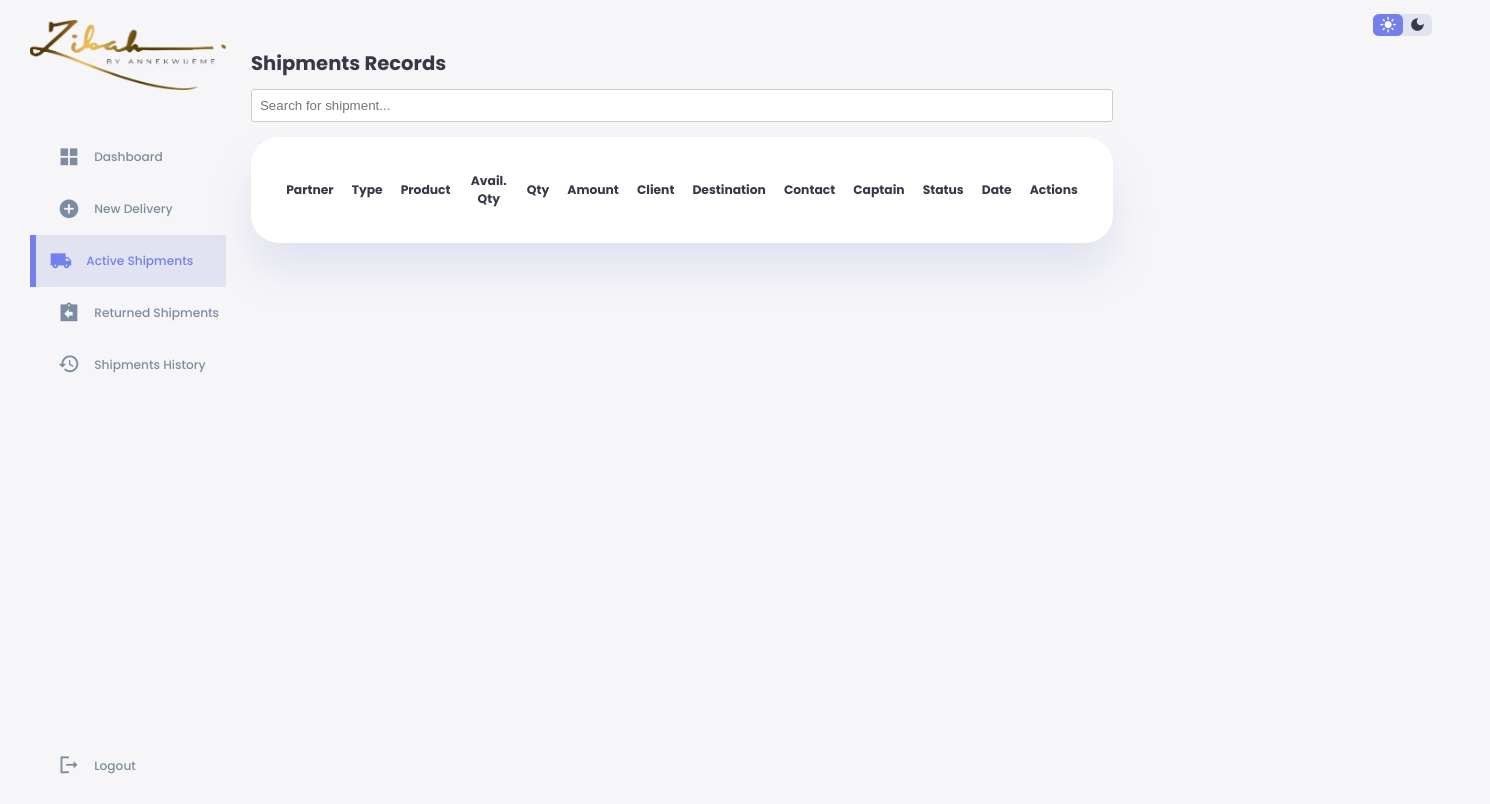
The page /records.php on the database as committed earlier.
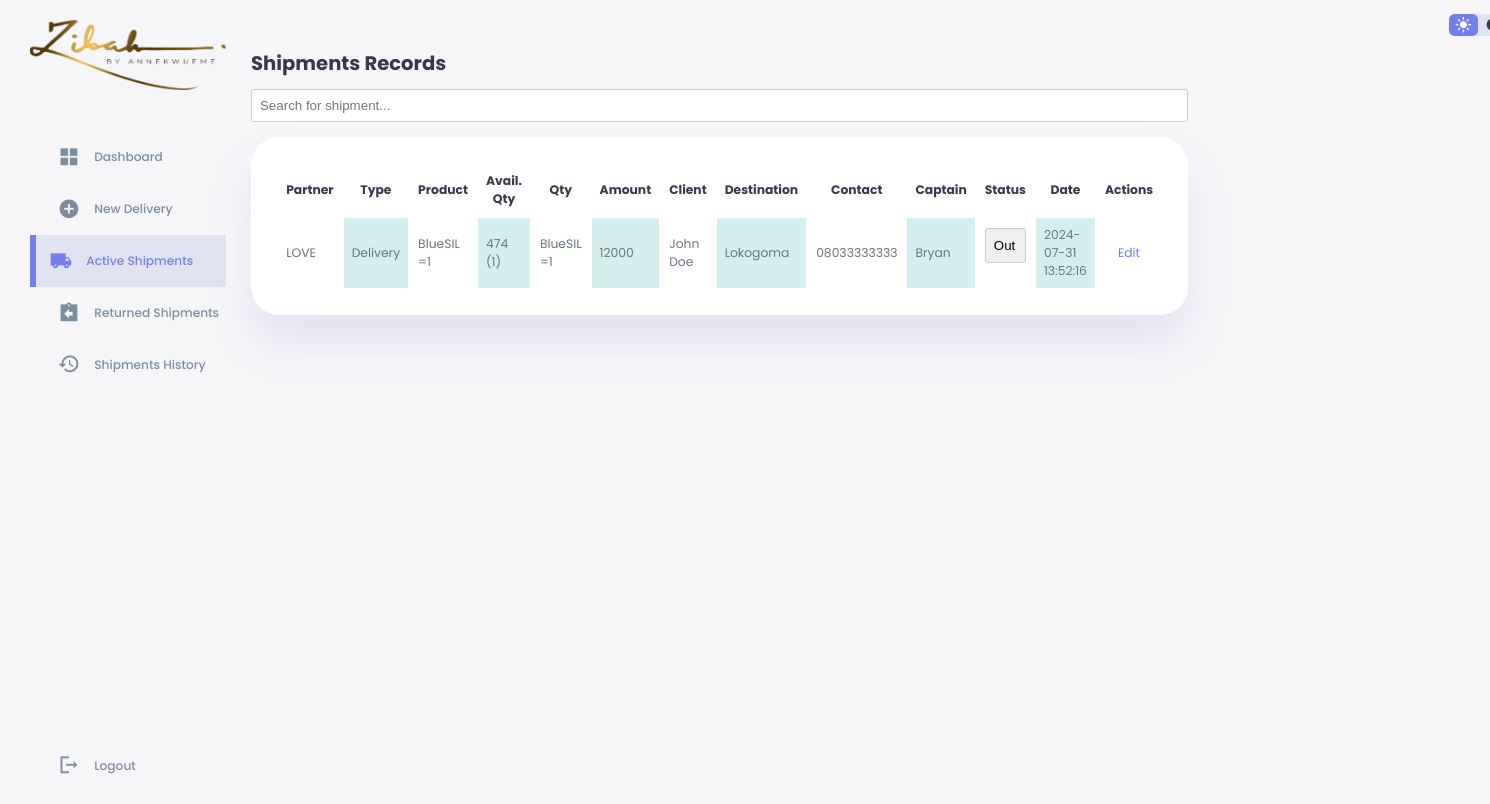
The same page on the database as committed later.
### tables this page shows
CREATE TABLE `gbigbe` (
  `id` int(11) NOT NULL,
  `partner` varchar(100) NOT NULL,
  `shipmentType` varchar(100) NOT NULL,
  `product` varchar(255) NOT NULL,
  `availableUnit` varchar(100) NOT NULL,
  `quantity` varchar(100) NOT NULL,
  `unitPrice` varchar(100) NOT NULL,
  `amount` int(100) NOT NULL,
  `customersName` varchar(100) NOT NULL,
  `SOD` varchar(100) NOT NULL,
  `destination` varchar(100) NOT NULL,
  `customerContact` varchar(100) NOT NULL,
  `captain` varchar(100) NOT NULL,
  `status` varchar(100) NOT NULL,
  `paymentMethod` varchar(100) NOT NULL,
  `date` timestamp NOT NULL DEFAULT current_timestamp() ON UPDATE current_timestamp(),
  `accCaptain` varchar(100) NOT NULL,
  `accPartner` varchar(100) NOT NULL,
  `partnerReward` varchar(100) NOT NULL,
  `deliveryFee` varchar(100) NOT NULL,
  `riderReward` varchar(100) NOT NULL,
  `profitReward` varchar(100) NOT NULL,
  `partnerPayStatus` varchar(100) NOT NULL,
  `captainPayStatus` varchar(100) NOT NULL,
  `returnReason` varchar(255) NOT NULL,
  `payID` varchar(100) NOT NULL,
  `payID1` varchar(255) NOT NULL
);

### records.php (the view, shortened to what the changed rows need)
<!DOCTYPE html>
<html lang="en">
<head>
    <link rel="stylesheet" href="css/styl.css">
</head>
<body>
    <div class="container">
        <main>
            <div class="recent-sales">
                <h2>Shipments Records</h2>
                <table id="shipmentTable" style="width: 100%;">
                    <thead>
                        <tr>
                            <th>Partner</th>
                            <th>Type</th>
                            <th>Product</th>
                            <th>Avail. Qty</th>
                            <th>Qty</th>
                            <th>Amount</th>
                            <th>Client</th>
                            <th>Destination</th>
                            <th>Contact</th>
                            <th>Captain</th>
                            <th>Status</th>
                            <th>Date</th>
                            <th>Actions</th>
                        </tr>
                    </thead>
                    <tbody id="table-body">
                        <?php
                        require '../config.php';
                        $query = mysqli_query($conn, "SELECT id, partner, shipmentType, product, availableUnit, quantity, unitPrice, amount, customersName, destination, customerContact, captain, status, paymentMethod, date  FROM gbigbe WHERE status ='pending' ORDER BY partner DESC ");
                        while ($row = mysqli_fetch_array($query)) {
                            $id =$row['id'];
                            $partner = $row['partner'];
                            $shipmentType = $row['shipmentType'];
                            $product = $row['product'];
                            $availableUnit = $row['availableUnit'];
                            $quantity = $row['quantity'];
                            $amount = $row['amount'];
                            $customersName = $row['customersName'];
                            $destination = $row['destination'];
                            $customerContact = $row['customerContact'];
                            $captain = $row['captain'];
                            $status = $row['status'];
                            $date = $row['date'];
                            ?>
                        <tr>
                            <td><?php echo $partner; ?></td>
                            <td><?php echo $shipmentType; ?></td>
                            <td><?php echo $product; ?></td>
                            <td><?php echo $availableUnit; ?></td>
                            <td><?php echo $quantity; ?></td>
                            <td><?php echo $amount; ?></td>
                            <td><?php echo $customersName; ?></td>
                            <td><?php echo $destination; ?></td>
                            <td><?php echo $customerContact; ?></td>
                            <td><?php echo $captain; ?></td>
                            <td>
                                 <select class="status-dropdown" data-id="<?php echo $row['id']; ?>" data-partner="<?php echo $partner; ?>"
                                    data-product="<?php echo $product; ?>" data-quantity="<?php echo $quantity; ?>">
                                    <option value="Pending" <?php if ($status == 'Pending')
                                        echo 'selected'; ?>>Out for delivery</option>
                                </select>
                            </td>
                            <td><?php echo $date; ?></td>
                            <td><a href="tunojadase.php?rira=<?php echo urlencode($id); ?>&id=<?php echo urlencode($partner); ?>">Edit</a></td>
                        </tr>
                        <?php } ?>
                    </tbody>
                </table>
        </main>
    </div>
</body>
</html>

Rows that differ between the two databases and show on the page:
added gbigbe: partner "LOVE", shipmentType "Delivery", product "BlueSIL =1", availableUnit "474 (1)", quantity "BlueSIL =1", amount "12000", customersName "John Doe", destination "Lokogoma", customerContact "08033333333", captain "Bryan", status+id+partner "Out for delivery", date "2024-07-31 13:52:16"
